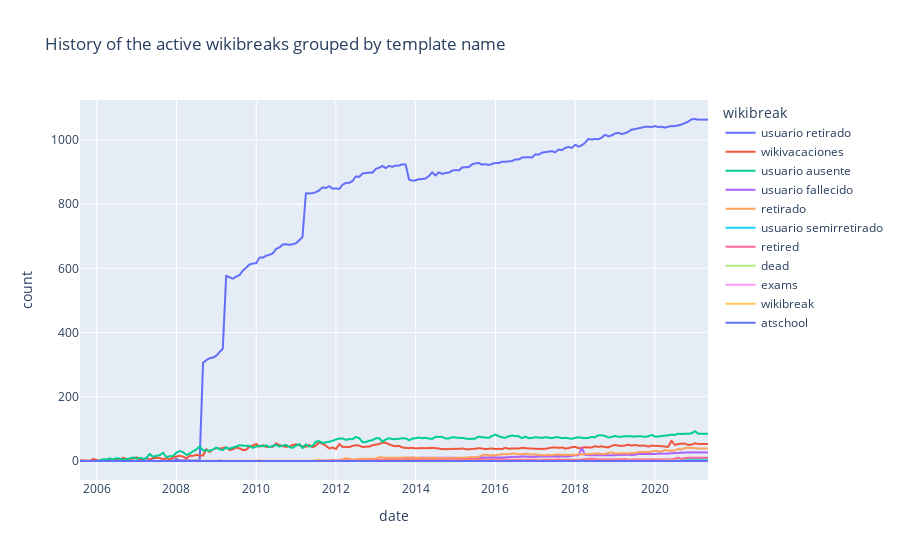

Notebook cell for this chart:
### Code cell
fig = px.line(breaks_history_wikibreak_count_cleaned, x='date', y='count', color='wikibreak', title='History of the active wikibreaks grouped by template name')
fig.show()

### Figure 1 — Plotly figure (JSON) as saved in the notebook; plotly's stock layout.template omitted (floating-point values rounded to 4 significant figures; data arrays with more than 128 entries replaced by an {"elided": "..."} marker saying what was removed)
{"data": [{"hovertemplate": "wikibreak=usuario retirado<br>date=%{x}<br>count=%{y}<extra></extra>", "legendgroup": "usuario retirado", "line": {"color": "#636efa", "dash": "solid"}, "mode": "lines", "name": "usuario retirado", "showlegend": true, "type": "scattergl", "x": {"elided": "187 str values"}, "xaxis": "x", "y": {"elided": "187 int values"}, "yaxis": "y"}, {"hovertemplate": "wikibreak=wikivacaciones<br>date=%{x}<br>count=%{y}<extra></extra>", "legendgroup": "wikivacaciones", "line": {"color": "#EF553B", "dash": "solid"}, "mode": "lines", "name": "wikivacaciones", "showlegend": true, "type": "scattergl", "x": {"elided": "187 str values"}, "xaxis": "x", "y": {"elided": "187 int values"}, "yaxis": "y"}, {"hovertemplate": "wikibreak=usuario ausente<br>date=%{x}<br>count=%{y}<extra></extra>", "legendgroup": "usuario ausente", "line": {"color": "#00cc96", "dash": "solid"}, "mode": "lines", "name": "usuario ausente", "showlegend": true, "type": "scattergl", "x": {"elided": "187 str values"}, "xaxis": "x", "y": {"elided": "187 int values"}, "yaxis": "y"}, {"hovertemplate": "wikibreak=usuario fallecido<br>date=%{x}<br>count=%{y}<extra></extra>", "legendgroup": "usuario fallecido", "line": {"color": "#ab63fa", "dash": "solid"}, "mode": "lines", "name": "usuario fallecido", "showlegend": true, "type": "scattergl", "x": {"elided": "187 str values"}, "xaxis": "x", "y": {"elided": "187 int values"}, "yaxis": "y"}, {"hovertemplate": "wikibreak=retirado<br>date=%{x}<br>count=%{y}<extra></extra>", "legendgroup": "retirado", "line": {"color": "#FFA15A", "dash": "solid"}, "mode": "lines", "name": "retirado", "showlegend": true, "type": "scattergl", "x": {"elided": "187 str values"}, "xaxis": "x", "y": {"elided": "187 int values"}, "yaxis": "y"}, {"hovertemplate": "wikibreak=usuario semirretirado<br>date=%{x}<br>count=%{y}<extra></extra>", "legendgroup": "usuario semirretirado", "line": {"color": "#19d3f3", "dash": "solid"}, "mode": "lines", "name": "usuario semirretirado", "showlegend": true, "type": "scattergl", "x": {"elided": "187 str values"}, "xaxis": "x", "y": {"elided": "187 int values"}, "yaxis": "y"}, {"hovertemplate": "wikibreak=retired<br>date=%{x}<br>count=%{y}<extra></extra>", "legendgroup": "retired", "line": {"color": "#FF6692", "dash": "solid"}, "mode": "lines", "name": "retired", "showlegend": true, "type": "scattergl", "x": {"elided": "187 str values"}, "xaxis": "x", "y": {"elided": "187 int values"}, "yaxis": "y"}, {"hovertemplate": "wikibreak=dead<br>date=%{x}<br>count=%{y}<extra></extra>", "legendgroup": "dead", "line": {"color": "#B6E880", "dash": "solid"}, "mode": "lines", "name": "dead", "showlegend": true, "type": "scattergl", "x": {"elided": "187 str values"}, "xaxis": "x", "y": {"elided": "187 int values"}, "yaxis": "y"}, {"hovertemplate": "wikibreak=exams<br>date=%{x}<br>count=%{y}<extra></extra>", "legendgroup": "exams", "line": {"color": "#FF97FF", "dash": "solid"}, "mode": "lines", "name": "exams", "showlegend": true, "type": "scattergl", "x": {"elided": "187 str values"}, "xaxis": "x", "y": {"elided": "187 int values"}, "yaxis": "y"}, {"hovertemplate": "wikibreak=wikibreak<br>date=%{x}<br>count=%{y}<extra></extra>", "legendgroup": "wikibreak", "line": {"color": "#FECB52", "dash": "solid"}, "mode": "lines", "name": "wikibreak", "showlegend": true, "type": "scattergl", "x": {"elided": "187 str values"}, "xaxis": "x", "y": {"elided": "187 int values"}, "yaxis": "y"}, {"hovertemplate": "wikibreak=atschool<br>date=%{x}<br>count=%{y}<extra></extra>", "legendgroup": "atschool", "line": {"color": "#636efa", "dash": "solid"}, "mode": "lines", "name": "atschool", "showlegend": true, "type": "scattergl", "x": {"elided": "187 str values"}, "xaxis": "x", "y": {"elided": "187 int values"}, "yaxis": "y"}], "layout": {"legend": {"title": {"text": "wikibreak"}, "tracegroupgap": 0}, "title": {"text": "History of the active wikibreaks grouped by template name"}, "xaxis": {"anchor": "y", "domain": [0, 1], "title": {"text": "date"}}, "yaxis": {"anchor": "x", "domain": [0, 1], "title": {"text": "count"}}}}
